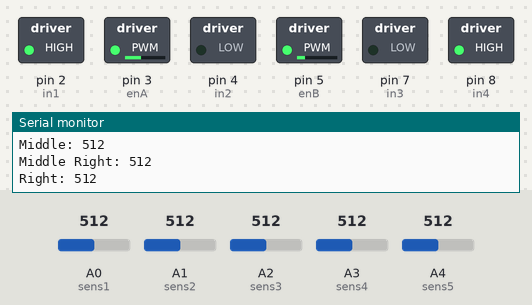
This sketch was run on a simulated Arduino Uno, built with avr-gcc and run on an emulated ATmega328P. On the bench: switched loads named in the sketch (green lamp = pin HIGH), the last lines printed to the serial monitor. The inputs (shaded band) are chosen by the test bench; at power-on: A1 (sens2) = 512, A0 (sens1) = 512, A2 (sens3) = 512, A3 (sens4) = 512, A4 (sens5) = 512.

Above: at 1.2 s.
1.3 s: A1 (sens2) set to 891
4.3 s: A1 (sens2) set to 910
At 5.5 s:
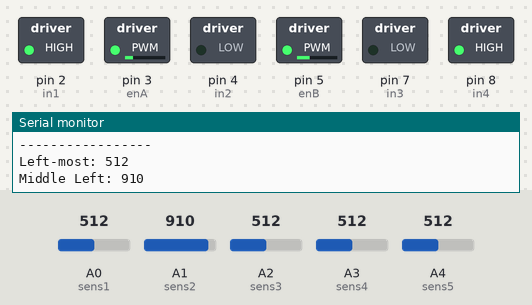
5.9 s: A1 (sens2) set to 890
At 7.3 s:
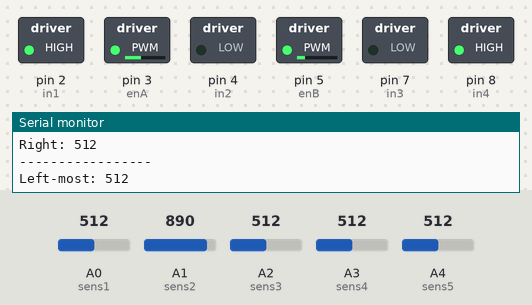
8.9 s: A0 (sens1) set to 110
10.4 s: A0 (sens1) set to 93
11.9 s: A2 (sens3) set to 107
13.4 s: A2 (sens3) set to 90
Timing chart, 0 to 16.4 s (numbered marks = the images above; inputs shaded):
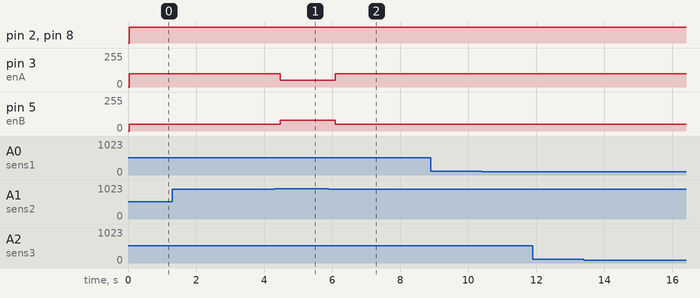

Measured:
- the behaviour switches between 899 and 900 on A1 (sens2) (found by bisection; images 0 and 1)
- after the input at 4.3 s, pin 3 (enA): 100/255 → 50/255 after 0.17 s; pin 5 (enB): 50/255 → 80/255 after 0.17 s
- after the input at 5.9 s, pin 3 (enA): 50/255 → 100/255 after 0.19 s; pin 5 (enB): 80/255 → 50/255 after 0.19 s

The sketch:

LineFollowingRobot.ino
```cpp
/*
  Author: Lauren Crist
  Date: Spring 2021
  Description: Arduino code for controlling a line-following robot with 5 line sensors (sens1 to sens5) and two motors (enA, enB) with two input pins each (in1, in2, in3, in4).
*/

const int sens1 = A0;  // Analog input for left-most sensor
const int sens2 = A1;  // Analog input for middle-left sensor
const int sens3 = A2;  // Analog input for middle sensor
const int sens4 = A3;  // Analog input for middle-right sensor
const int sens5 = A4;  // Analog input for right-most sensor
const int in1 = 2;     // Motor input pin 1
const int enA = 3;     // Motor enable pin A
const int in2 = 4;     // Motor input pin 2
const int enB = 5;     // Motor enable pin B
const int in3 = 7;     // Motor input pin 3
const int in4 = 8;     // Motor input pin 4

void setup() {
  Serial.begin(9600);

  // Set sensor pins as INPUT
  pinMode(sens1, INPUT);
  pinMode(sens2, INPUT);
  pinMode(sens3, INPUT);
  pinMode(sens4, INPUT);
  pinMode(sens5, INPUT);

  // Set motor control pins as OUTPUT
  pinMode(in1, OUTPUT);
  pinMode(enA, OUTPUT);
  pinMode(in2, OUTPUT);
  pinMode(enB, OUTPUT);
  pinMode(in3, OUTPUT);
  pinMode(in4, OUTPUT);
}

void loop() {
  // Read sensor values
  int val1 = analogRead(sens1);
  int val2 = analogRead(sens2);
  int val3 = analogRead(sens3);
  int val4 = analogRead(sens4);
  int val5 = analogRead(sens5);

  // Print sensor values to Serial Monitor
  Serial.println("-----------------");
  Serial.print("Left-most: ");
  Serial.println(val1);
  Serial.print("Middle Left: ");
  Serial.println(val2);
  Serial.print("Middle: ");
  Serial.println(val3);
  Serial.print("Middle Right: ");
  Serial.println(val4);
  Serial.print("Right: ");
  Serial.println(val5);

  // Determine the robot's movement based on sensor values
  if (val1 >= 975 && val5 >= 975) {
    straight(); // Go straight
  }
  else if (val2 < 900) {
    left(); // Turn left
  }
  else if (val4 < 790) {
    right(); // Turn right
  }
}

void straight() {
  digitalWrite(in1, HIGH);
  digitalWrite(in2, LOW);
  digitalWrite(in3, LOW);
  digitalWrite(in4, HIGH);

  analogWrite(enA, 50);
  analogWrite(enB, 70);
}

void left() {
  digitalWrite(in1, HIGH);
  digitalWrite(in2, LOW);
  digitalWrite(in3, LOW);
  digitalWrite(in4, HIGH);

  analogWrite(enA, 100);
  analogWrite(enB, 50);
}

void right() {
  digitalWrite(in1, HIGH);
  digitalWrite(in2, LOW);
  digitalWrite(in3, LOW);
  digitalWrite(in4, HIGH);

  analogWrite(enA, 50);
  analogWrite(enB, 80);
}
```
